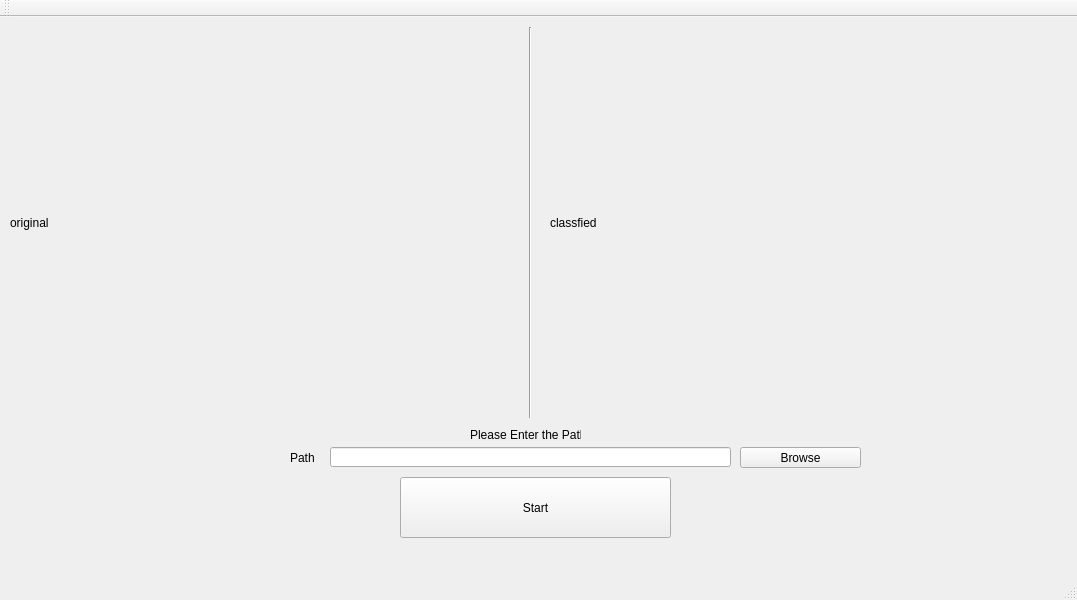
<?xml version="1.0" encoding="UTF-8"?>
<ui version="4.0">
 <class>BIL_495Class</class>
 <widget class="QMainWindow" name="BIL_495Class">
  <property name="geometry">
   <rect>
    <x>0</x>
    <y>0</y>
    <width>1077</width>
    <height>600</height>
   </rect>
  </property>
  <property name="windowTitle">
   <string>BIL_495</string>
  </property>
  <widget class="QWidget" name="centralWidget">
   <widget class="QPushButton" name="Start">
    <property name="geometry">
     <rect>
      <x>400</x>
      <y>460</y>
      <width>271</width>
      <height>61</height>
     </rect>
    </property>
    <property name="text">
     <string>Start</string>
    </property>
   </widget>
   <widget class="QLabel" name="original">
    <property name="geometry">
     <rect>
      <x>10</x>
      <y>10</y>
      <width>501</width>
      <height>391</height>
     </rect>
    </property>
    <property name="text">
     <string>original</string>
    </property>
   </widget>
   <widget class="QLabel" name="classfied">
    <property name="geometry">
     <rect>
      <x>550</x>
      <y>10</y>
      <width>501</width>
      <height>391</height>
     </rect>
    </property>
    <property name="text">
     <string>classfied</string>
    </property>
   </widget>
   <widget class="Line" name="line">
    <property name="geometry">
     <rect>
      <x>520</x>
      <y>10</y>
      <width>20</width>
      <height>391</height>
     </rect>
    </property>
    <property name="orientation">
     <enum>Qt::Vertical</enum>
    </property>
   </widget>
   <widget class="QLineEdit" name="adress">
    <property name="geometry">
     <rect>
      <x>330</x>
      <y>430</y>
      <width>401</width>
      <height>20</height>
     </rect>
    </property>
   </widget>
   <widget class="QLabel" name="label_3">
    <property name="geometry">
     <rect>
      <x>290</x>
      <y>430</y>
      <width>31</width>
      <height>21</height>
     </rect>
    </property>
    <property name="text">
     <string>Path</string>
    </property>
   </widget>
   <widget class="QLabel" name="label_4">
    <property name="geometry">
     <rect>
      <x>470</x>
      <y>410</y>
      <width>111</width>
      <height>16</height>
     </rect>
    </property>
    <property name="text">
     <string>Please Enter the Path</string>
    </property>
   </widget>
   <widget class="QPushButton" name="browse">
    <property name="geometry">
     <rect>
      <x>740</x>
      <y>430</y>
      <width>121</width>
      <height>21</height>
     </rect>
    </property>
    <property name="text">
     <string>Browse</string>
    </property>
   </widget>
  </widget>
  <widget class="QToolBar" name="mainToolBar">
   <attribute name="toolBarArea">
    <enum>TopToolBarArea</enum>
   </attribute>
   <attribute name="toolBarBreak">
    <bool>false</bool>
   </attribute>
  </widget>
  <widget class="QStatusBar" name="statusBar"/>
 </widget>
 <layoutdefault spacing="6" margin="11"/>
 <resources>
  <include location="bil_495.qrc"/>
 </resources>
 <connections/>
</ui>
